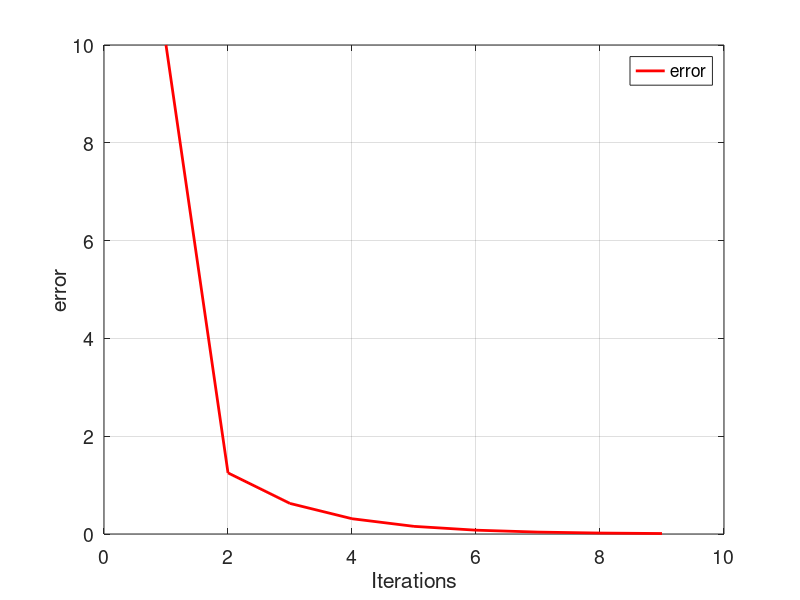

Here is the MATLAB script that generated this plot:
i=1
xl=0
xu=2.5
e(i)=10

while (e(i)>0.01)
    xr=(xl+xu)/2
    gxl= xl^3+4*(xl^2)-10;
    gxr= xr^3+4*(xr^2)-10;
    gxu= xu^3+4*(xu^2)-10;
    
    if (gxl*gxr < 0)
        xu=xr
        e(i+1)=abs(xr-xl)
    end
    
    if (gxu*gxr < 0)
        xl=xr 
        e(i+1)= abs(xu-xr)
    end
    i=i+1;
    
    if (gxu*gxr==0)
        xr=xr;
    end
    
end
tamanio = size(e);
ite= 1:1:tamanio(2);
figure ('DefaultAxesFontsize', 14)
set (gcf, 'color', 'green');
plot(ite,e,'color',[1 0 0],'LineWidth',2);
grid on
hold on
xlabel('Iterations')
ylabel('error')
legend ('error')